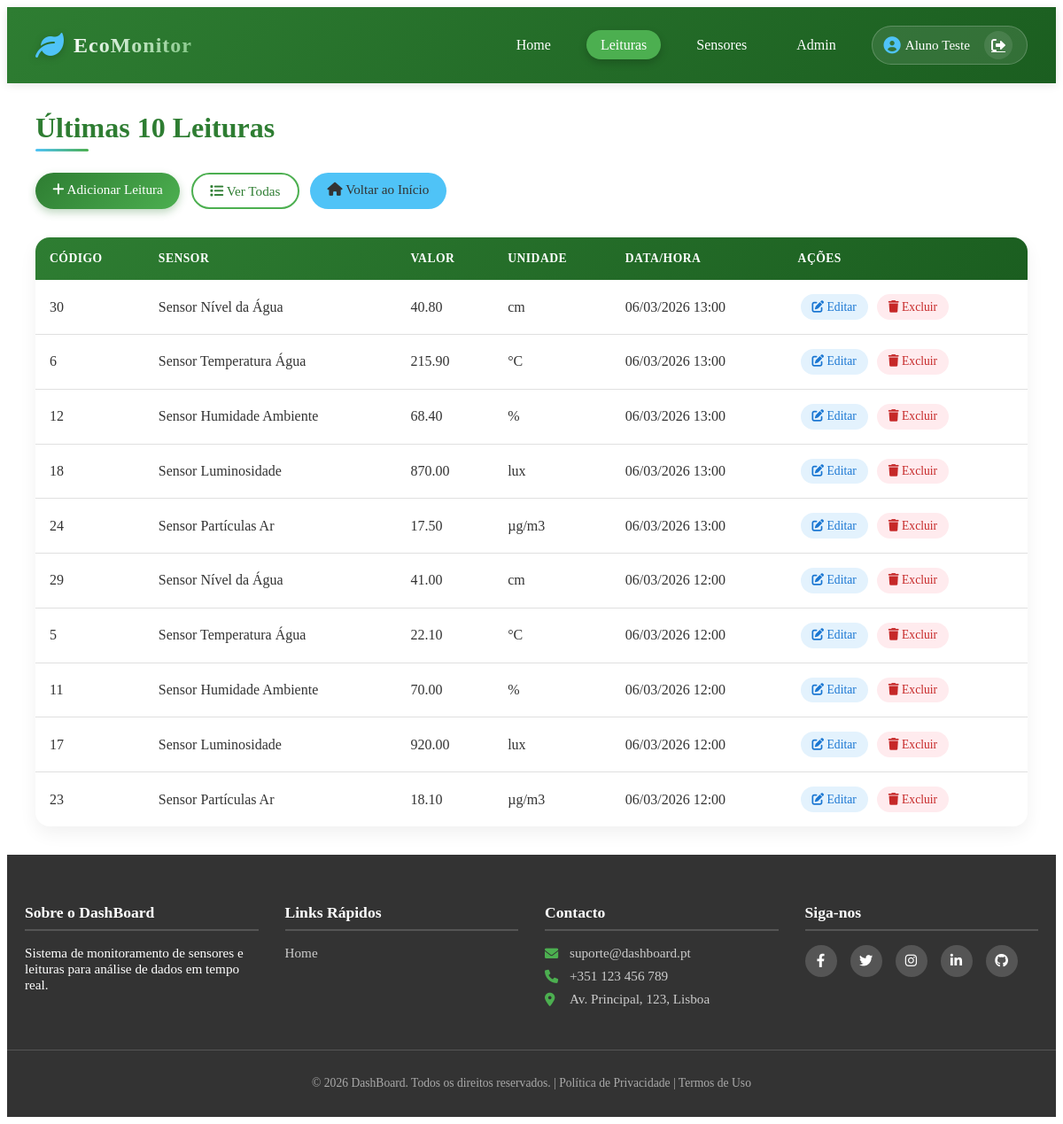
/LT/Leituras.php (signed in), run on the app's committed database.
### tables this page shows
CREATE TABLE IF NOT EXISTS `leituras` (
  `cod_leituras` int NOT NULL AUTO_INCREMENT,
  `cod_sensor` int NOT NULL,
  `valor` decimal(10,2) NOT NULL,
  `unidade` varchar(20) NOT NULL,
  `data_hora` datetime NOT NULL,
  `observacoes` text,
  PRIMARY KEY (`cod_leituras`),
  KEY `cod_sensor` (`cod_sensor`)
);

CREATE TABLE IF NOT EXISTS `sensores` (
  `cod_sensor` int NOT NULL AUTO_INCREMENT,
  `nome` varchar(100) NOT NULL,
  `tipo` varchar(50) NOT NULL,
  `descricao` text,
  `localizacao` varchar(100) DEFAULT NULL,
  `modelo` varchar(50) DEFAULT NULL,
  `fabricante` varchar(50) DEFAULT NULL,
  `data_instalacao` date DEFAULT NULL,
  `ativo` tinyint(1) DEFAULT '1',
  PRIMARY KEY (`cod_sensor`)
);

### LT/Leituras.php (the view, shortened to what this page needs)
<?php
include BASE_PATH . 'db.php';
?>
<!DOCTYPE html>
<html lang="pt">
<head>
    <link rel="stylesheet" href="<?= BASE_URL ?>assets/styles.css">
    <link rel="stylesheet" href="https://cdnjs.cloudflare.com/ajax/libs/font-awesome/6.0.0-beta3/css/all.min.css">
</head>
<body>
    <header>
        <?php include '../struct/header.php'; ?>
    </header>
    <main class="readings-container">
        <h1 class="page-title">Últimas 10 Leituras</h1>
        <div class="action-buttons">
            <a href="<?= BASE_URL ?>LT/leituras_add.php" class="btn btn-primary">
                <i class="fas fa-plus"></i> Adicionar Leitura
            </a>
            <a href="<?= BASE_URL ?>LT/leituras_todas.php" class="btn btn-secondary">
                <i class="fas fa-list"></i> Ver Todas
            </a>
            <a href="<?= BASE_URL ?>index.php" class="btn btn-water">
                <i class="fas fa-home"></i> Voltar ao Início
            </a>
        </div>
        <table class="readings-table">
            <thead>
                <tr>
                    <th>Código</th>
                    <th>Sensor</th>
                    <th>Valor</th>
                    <th>Unidade</th>
                    <th>Data/Hora</th>
                    <th>Ações</th>
                </tr>
            </thead>
            <tbody>
                <?php
                $sql = "SELECT l.cod_leituras, s.nome AS sensor_nome, l.valor, l.unidade, l.data_hora
                        FROM leituras l
                        INNER JOIN sensores s ON l.cod_sensor = s.cod_sensor
                        ORDER BY l.data_hora DESC
                        LIMIT 10";
                $result = $conn->query($sql);
                if ($result->num_rows > 0):
                    while ($row = $result->fetch_assoc()):
                ?>
                <tr>
                    <td><?= $row['cod_leituras'] ?></td>
                    <td><?= htmlspecialchars($row['sensor_nome']) ?></td>
                    <td><?= htmlspecialchars($row['valor']) ?></td>
                    <td><?= htmlspecialchars($row['unidade']) ?></td>
                    <td><?= date('d/m/Y H:i', strtotime($row['data_hora'])) ?></td>
                    <td>
                        <a href="leituras_editar.php?cod_leituras=<?= $row['cod_leituras'] ?>" class="action-link edit">
                            <i class="fas fa-edit"></i> Editar
                        </a>
                        <a href="leituras_excluir.php?cod_leituras=<?= $row['cod_leituras'] ?>"
                           class="action-link delete"
                           onclick="return confirm('Tem certeza que deseja excluir esta leitura?')">
                            <i class="fas fa-trash"></i> Excluir
                        </a>
                    </td>
                </tr>
                <?php
                    endwhile;
                else:
                ?>
                <tr>
                    <td colspan="6" class="no-data">Nenhuma leitura encontrada</td>
                </tr>
                <?php endif; ?>
            </tbody>
        </table>
    </main>
    <footer>
        <?php include '../struct/footer.php'; ?>
    </footer>
</body>
</html>

### assets/styles.css (style rules this page uses)
:root { --primary-green: #2e7d32; --light-green: #4caf50; --accent-green: #81c784; --water-blue: #4fc3f7; --earth-brown: #8d6e63; --white: #ffffff; --off-white: #f5f5f5; --dark-gray: #333333; --light-gray: #e0e0e0; --shadow: 0 2px 10px rgba(0, 0, 0, 0.1); }
.readings-table { width: 100%; border-collapse: collapse; border-radius: 12px; overflow: hidden; box-shadow: 0 2px 8px rgba(0, 0, 0, 0.03); }
.readings-table thead { background: linear-gradient(135deg, var(--primary-green), #1b5e20); color: var(--white); }
.readings-table th { padding: 1rem; font-weight: 600; text-transform: uppercase; font-size: 0.85rem; letter-spacing: 0.5px; text-align: left; }
.readings-table td { padding: 1rem; border-bottom: 1px solid var(--light-gray); color: var(--dark-gray); }
.readings-table tbody tr:last-child td { border-bottom: none; }
.btn { display: inline-flex; align-items: center; gap: 0.5rem; padding: 0.6rem 1.2rem; border-radius: 30px; font-weight: 500; text-decoration: none; transition: all 0.3s ease; border: none; cursor: pointer; font-size: 0.95rem; }
.btn-primary { background: linear-gradient(135deg, var(--primary-green), #1b5e20); color: white; box-shadow: 0 4px 10px rgba(46, 125, 50, 0.3); }
.btn-secondary { background-color: var(--light-gray); color: var(--dark-gray); }
.readings-container { max-width: 1400px; margin: 2rem auto; padding: 0 2rem; }
.page-title { color: var(--primary-green); font-size: 2rem; margin-bottom: 1.5rem; position: relative; padding-bottom: 0.5rem; }
.page-title::after { content: ''; position: absolute; bottom: 0; left: 0; width: 60px; height: 3px; background: linear-gradient(90deg, var(--water-blue), var(--light-green)); border-radius: 2px; }
.action-buttons { display: flex; flex-wrap: wrap; gap: 0.8rem; margin-bottom: 2rem; }
.btn { display: inline-block; padding: 0.6rem 1.2rem; border-radius: 25px; text-decoration: none; font-weight: 500; transition: all 0.3s ease; border: none; cursor: pointer; font-size: 0.95rem; }
.btn-primary { background: linear-gradient(135deg, var(--primary-green), var(--light-green)); color: white; box-shadow: 0 4px 10px rgba(46, 125, 50, 0.3); }
.btn-secondary { background-color: white; color: var(--primary-green); border: 2px solid var(--light-green); }
.btn-water { background-color: var(--water-blue); color: var(--dark-gray); }
.readings-table { width: 100%; border-collapse: collapse; background: white; border-radius: 16px; overflow: hidden; box-shadow: 0 8px 20px rgba(0, 0, 0, 0.06); margin-bottom: 2rem; }
.readings-table thead { background: linear-gradient(135deg, var(--primary-green), #1b5e20); color: white; }
.action-link { display: inline-block; padding: 0.4rem 0.8rem; margin: 0 0.2rem; border-radius: 20px; text-decoration: none; font-size: 0.85rem; font-weight: 500; transition: all 0.2s; }
.action-link.edit { background-color: #e3f2fd; color: #1976d2; }
.action-link.delete { background-color: #ffebee; color: #c62828; }

### data on the page
leituras: cod_leituras "30", cod_sensor.nome "Sensor Nível da Água", valor "40.80", unidade "cm", data_hora "06/03/2026 13:00"
leituras: cod_leituras "6", cod_sensor.nome "Sensor Temperatura Água", valor "215.90", unidade "°C", data_hora "06/03/2026 13:00"
leituras: cod_leituras "12", cod_sensor.nome "Sensor Humidade Ambiente", valor "68.40", unidade "%", data_hora "06/03/2026 13:00"
leituras: cod_leituras "18", cod_sensor.nome "Sensor Luminosidade", valor "870.00", unidade "lux", data_hora "06/03/2026 13:00"
leituras: cod_leituras "24", cod_sensor.nome "Sensor Partículas Ar", valor "17.50", unidade "µg/m3", data_hora "06/03/2026 13:00"
leituras: cod_leituras "29", cod_sensor.nome "Sensor Nível da Água", valor "41.00", unidade "cm", data_hora "06/03/2026 12:00"
leituras: cod_leituras "5", cod_sensor.nome "Sensor Temperatura Água", valor "22.10", unidade "°C", data_hora "06/03/2026 12:00"
leituras: cod_leituras "11", cod_sensor.nome "Sensor Humidade Ambiente", valor "70.00", unidade "%", data_hora "06/03/2026 12:00"
leituras: cod_leituras "17", cod_sensor.nome "Sensor Luminosidade", valor "920.00", unidade "lux", data_hora "06/03/2026 12:00"
leituras: cod_leituras "23", cod_sensor.nome "Sensor Partículas Ar", valor "18.10", unidade "µg/m3", data_hora "06/03/2026 12:00"

### other printed values
$_SESSION['user_name'] "Aluno Teste"
